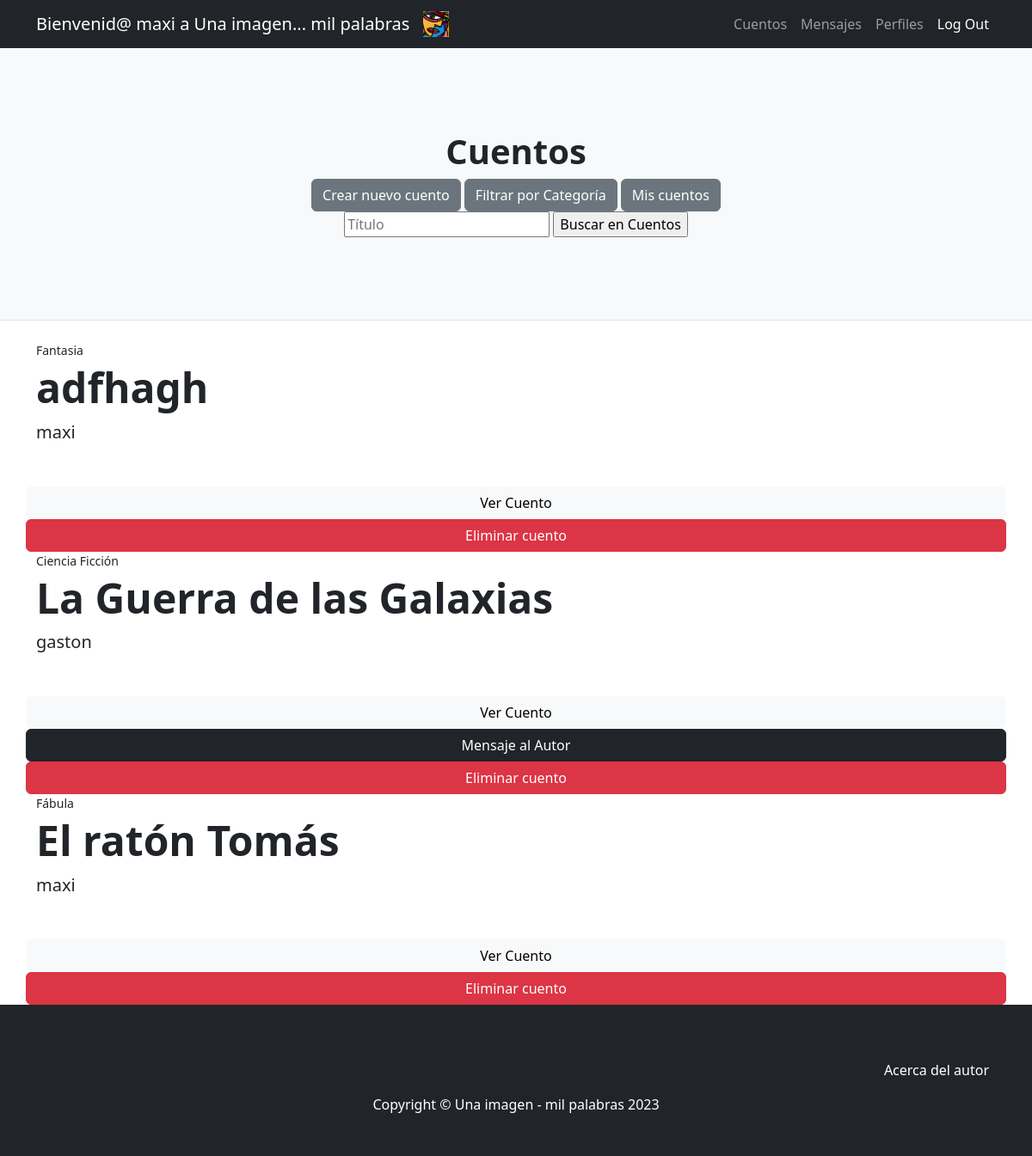
/AppCuentos/ (signed in), run on an earlier commit of the app's database.
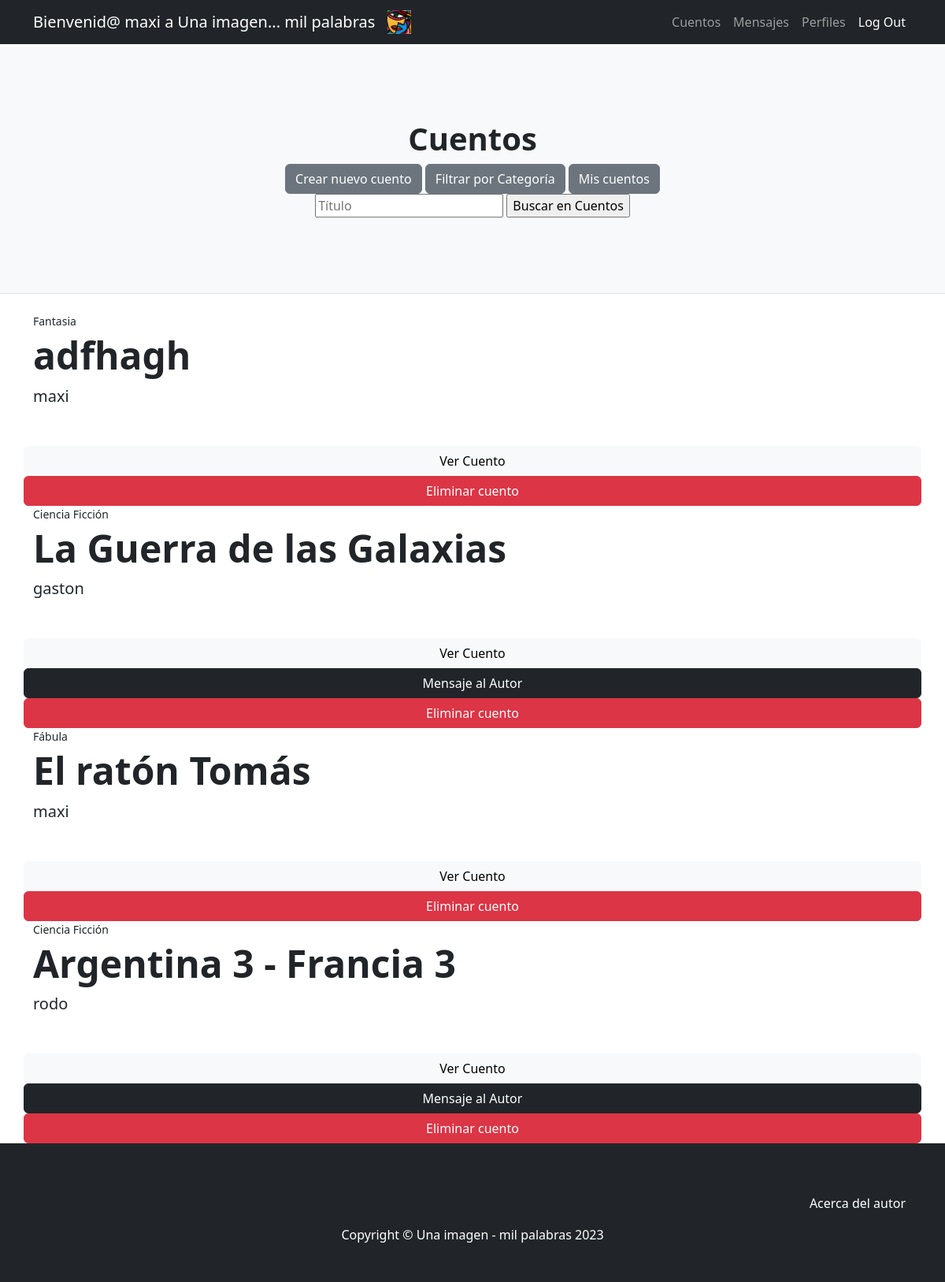
And on a later commit of the database.
### AppCuentos/models.py (models this page shows, shortened)
class Cuento(models.Model):
    fecha=models.DateField()
    categoria=models.CharField(max_length=20)
    titulo=models.CharField(max_length=50, unique=True)
    subtitulo=models.CharField(max_length=100)
    cuerpo=models.CharField(max_length=100000)
    autor=models.ForeignKey(User, on_delete=models.CASCADE)
    foto=models.ImageField(upload_to="fotos") #Hay que ponerlo en la carpeta media como el de avatars

### AppCuentos/views.py (the view)
# urls.py: path("", inicioCuentos, name="inicioCuentos"),
def inicioCuentos(request):
    cuentos=Cuento.objects.all()
    if len(cuentos)==0:
        mensaje="Aún no hay cuentos cargados... Inspirate y da el primer paso"
    else:
        mensaje=''
    return render(request,"AppCuentos/inicioCuentos.html", {'cuentos':cuentos,'mensaje':mensaje,"avatar":obtenerAvatar(request)})

### AppUsuarios/views.py (called while the page is built)
@login_required
def obtenerAvatar(request):
    avatares=Avatar.objects.filter(user=request.user.id)
    if len(avatares)!=0:
        return avatares[0].imagen.url
    else:
        return "/media/avatars/default.png"

### AppCuentos/templates/AppCuentos/inicioCuentos.html (shortened to what this page needs)
{% extends "AppUsuarios/padre.html" %}
{% load static %}
{% block titulo %}
<h1 class="fw-bolder">Cuentos</h1>
<a class="btn btn-secondary" href="{% url 'nuevoCuento' %}">Crear nuevo cuento</a>
<a class="btn btn-secondary" href="{% url 'buscarPorCategoria' %}">Filtrar por Categoría</a>
<a class="btn btn-secondary" href="{% url 'misCuentos' %}">Mis cuentos</a>
<form action="{% url 'buscarCuento' %}" method="GET">
    <input type="text" name="titulo" id="titulo" placeholder="Título">
    <input type="submit" value="Buscar en Cuentos">
</form>
{% endblock %}
{% block cuerpo %}
<body>
    {% for cuento in cuentos %}
    <div class="small mb-1">{{ cuento.categoria }}</div>
                        <h1 class="display-5 fw-bolder" >{{ cuento.titulo }}</h1>
                        <div class="fs-5 mb-5">
                            <span>{{ cuento.autor }}</span>
                        </div>
    <a class="btn btn-light" href="{% url 'verCuento'  cuento.id  %}">Ver Cuento </a>
    {% if cuento.autor != request.user %}
    <a class="btn btn-dark" href="{% url 'mensajeAlAutor'  cuento.id  %}">Mensaje al Autor </a>
    {% endif %}
    {% if cuento.autor == request.user or request.user.is_staff == 1 %}
    <a class="btn btn-danger" href="{% url 'eliminarCuento'  cuento.id  %}">Eliminar cuento </a>
    {% endif %}
    {% endfor %}
</body>
{% endblock %}

What changed in the data, as far as the page shows it:
added Cuento: categoria "Ciencia Ficción", titulo "Argentina 3 - Francia 3", autor "rodo", shows "Mensaje al Autor", shows "Eliminar cuento"
